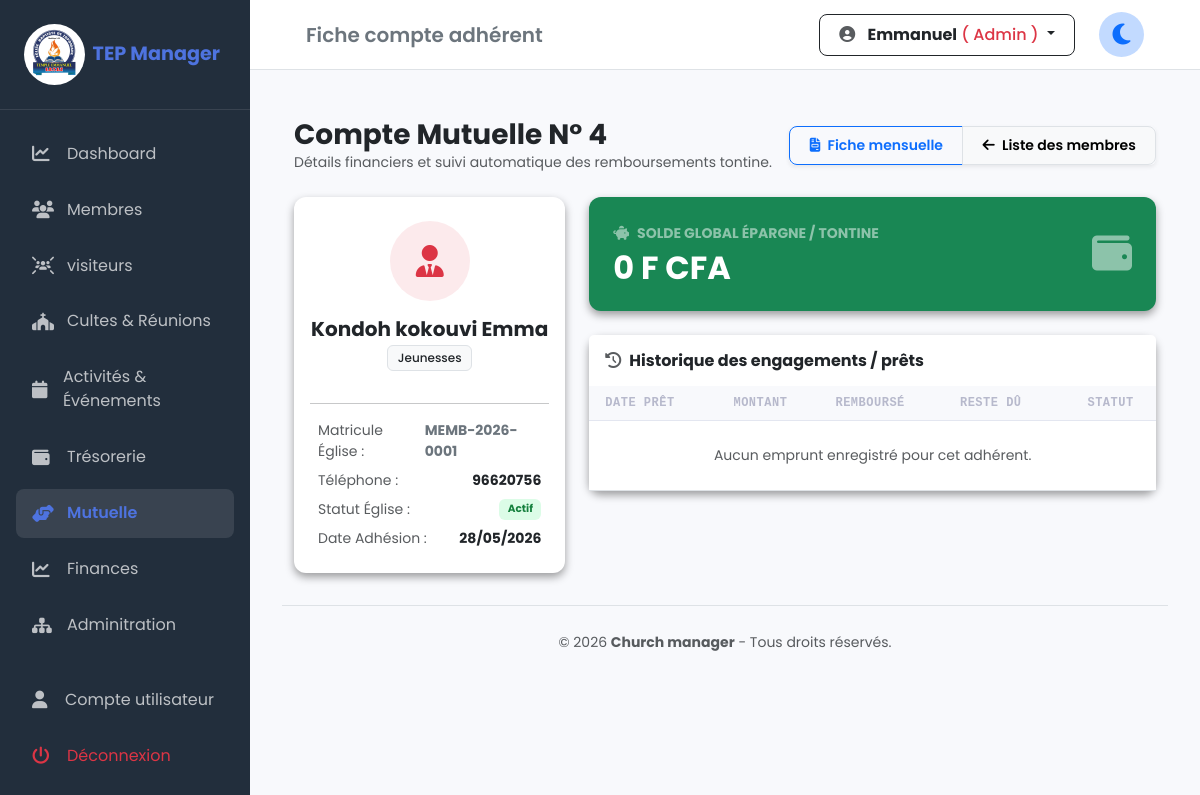
Page /mutuelle/profil_compte.php?id=4 (signed in) on the committed database.
### tables this page shows
CREATE TABLE IF NOT EXISTS `mutuelle_comptes` (
  `id` int NOT NULL AUTO_INCREMENT,
  `membre_id` int NOT NULL,
  `date_adhesion` date NOT NULL,
  `mise_journaliere` decimal(15,2) NOT NULL DEFAULT '0.00',
  `frais_tenue_mensuel` decimal(15,2) GENERATED ALWAYS AS ((`mise_journaliere` / 2)) STORED,
  `solde_tontine` decimal(15,2) DEFAULT '0.00',
  `solde_social` decimal(15,2) DEFAULT '0.00',
  `statut` enum('ACTIF','INACTIF','SUSPENDU') DEFAULT 'ACTIF',
  `created_at` timestamp NULL DEFAULT CURRENT_TIMESTAMP,
  PRIMARY KEY (`id`),
  UNIQUE KEY `unique_membre` (`membre_id`)
);

CREATE TABLE IF NOT EXISTS `membres` (
  `id` int NOT NULL AUTO_INCREMENT,
  `matricule` varchar(20) NOT NULL,
  `nom` varchar(100) NOT NULL,
  `prenoms` varchar(150) NOT NULL,
  `sexe` enum('Masculin','Feminin') NOT NULL,
  `date_naissance` date DEFAULT NULL,
  `lieu_naissance` varchar(100) DEFAULT NULL,
  `profession` varchar(100) DEFAULT NULL,
  `eglise_provenance` varchar(150) DEFAULT NULL,
  `date_arrivee` date DEFAULT NULL,
  `baptise` tinyint(1) DEFAULT '0',
  `date_bapteme` date DEFAULT NULL,
  `lieu_bapteme` varchar(150) DEFAULT NULL,
  `engagement_moral` tinyint(1) DEFAULT '0',
  `groupe_action` enum('Hommes','Femmes','Jeunesses','Enfants') DEFAULT NULL,
  `qualite` enum('Membre','Ami','Enfant') DEFAULT NULL,
  `statut_membre` enum('Actif','Inactif','Abandon','Depart') DEFAULT 'Actif',
  `telephone1` varchar(20) DEFAULT NULL,
  `telephone2` varchar(20) DEFAULT NULL,
  `email` varchar(100) DEFAULT NULL,
  `quartier` varchar(100) DEFAULT NULL,
  `situation_matrimoniale` enum('Marié(e)','Célibataire','Veuf(ve)','Divorcé(e)') DEFAULT 'Célibataire',
  `date_mariage` date DEFAULT NULL,
  `lieu_mariage` varchar(150) DEFAULT NULL,
  `nom_conjoint` varchar(200) DEFAULT NULL,
  `nombre_enfants` int DEFAULT '0',
  `photo` varchar(255) DEFAULT NULL,
  `commentaire` text,
  `date_enregistrement` timestamp NULL DEFAULT CURRENT_TIMESTAMP,
  `utilisateur_id` int DEFAULT NULL,
  PRIMARY KEY (`id`),
  UNIQUE KEY `matricule` (`matricule`),
  KEY `utilisateur_id` (`utilisateur_id`)
);

### mutuelle/profil_compte.php (the view, shortened to what this page needs)
<?php
require_once "../config/database.php";
$compte_id = isset($_GET['id']) ? (int)$_GET['id'] : 0;
try {
    $sql = "SELECT mc.*, m.matricule, m.nom, m.prenoms, m.telephone1, m.groupe_action, m.statut_membre
            FROM mutuelle_comptes mc
            JOIN membres m ON mc.membre_id = m.id
            WHERE mc.id = :id";
    $stmt = $pdo->prepare($sql);
    $stmt->execute(['id' => $compte_id]);
    $compte = $stmt->fetch();
    $prets = $pdo->prepare("SELECT * FROM mutuelle_prets WHERE compte_id = :id ORDER BY date_pret DESC");
    $prets->execute(['id' => $compte_id]);
    $liste_prets = $prets->fetchAll();
} catch (PDOException $e) {
    die("Erreur de base de données : " . $e->getMessage());
}
require_once '../includes/header.php';
?>
<div class="container mt-4">
    <div class="d-flex flex-column flex-sm-row justify-content-between align-items-start align-items-sm-center gap-2 mb-4">
        <div>
            <h3 class="fw-bold text-dark m-0">Compte Mutuelle N° <?= htmlspecialchars($compte['matricule_mutuelle'] ?? $compte['id']) ?></h3>
            <p class="text-muted small mb-0">Détails financiers et suivi automatique des remboursements tontine.</p>
        </div>
        <div class="btn-group shadow-sm">
            <a href="fiche_mensuelle.php?compte_id=<?= $compte_id ?>" class="btn btn-outline-primary btn-sm fw-semibold">
                <i class="fa-solid fa-file-invoice me-1"></i> Fiche mensuelle
            </a>
            <a href="membres_mutuelle.php" class="btn btn-light btn-sm border fw-semibold">
                <i class="fa-solid fa-arrow-left me-1"></i> Liste des membres
            </a>
        </div>
    </div>
    <div class="row g-4">
        <div class="col-lg-4">
            <div class="card border-0 shadow-sm h-100">
                <div class="card-body text-center pt-4">
                    <div class="rounded-circle bg-danger bg-opacity-10 text-danger mx-auto d-flex align-items-center justify-content-center mb-3" style="width: 80px; height: 80px;">
                        <i class="fa-solid fa-user-tie fa-2x"></i>
                    </div>
                    <h5 class="fw-bold mb-1"><?= htmlspecialchars($compte['nom'] . ' ' . $compte['prenoms']) ?></h5>
                    <span class="badge bg-light text-dark border mb-3"><?= htmlspecialchars($compte['groupe_action'] ?? 'Aucun groupe') ?></span>
                    <hr class="opacity-25">
                    <div class="text-start small px-2">
                        <div class="mb-2 d-flex justify-content-between">
                            <span class="text-muted">Matricule Église :</span>
                            <span class="fw-bold text-secondary"><?= htmlspecialchars($compte['matricule']) ?></span>
                        </div>
                        <div class="mb-2 d-flex justify-content-between">
                            <span class="text-muted">Téléphone :</span>
                            <span class="fw-bold"><?= htmlspecialchars($compte['telephone1'] ?? 'Non renseigné') ?></span>
                        </div>
                        <div class="mb-2 d-flex justify-content-between">
                            <span class="text-muted">Statut Église :</span>
                            <span class="badge bg-success-subtle text-success fw-bold"><?= htmlspecialchars($compte['statut_membre'] ?? 'Fidèle') ?></span>
                        </div>
                        <div class="mb-2 d-flex justify-content-between">
                            <span class="text-muted">Date Adhésion :</span>
                            <span class="fw-bold"><?= date('d/m/Y', strtotime($compte['date_adhesion'])) ?></span>
                        </div>
                    </div>
                </div>
            </div>
        </div>
        <div class="col-lg-8">
            <div class="card border-0 shadow-sm bg-success text-white mb-4">
                <div class="card-body p-4 d-flex justify-content-between align-items-center">
                    <div>
                        <small class="text-white-50 text-uppercase fw-bold small"><i class="fa-solid fa-piggy-bank me-2"></i>Solde Global Épargne / Tontine</small>
                        <h2 class="fw-bold m-0 mt-1"><?= number_format($compte['solde_tontine'], 0, ',', ' ') ?> F CFA</h2>
                    </div>
                    <div class="opacity-50 display-6 d-none d-sm-block">
                        <i class="fa-solid fa-wallet"></i>
                    </div>
                </div>
            </div>
            <div class="card border-0 shadow-sm">
                <div class="card-header bg-white border-0 py-3">
                    <h6 class="fw-bold text-dark mb-0"><i class="fa-solid fa-clock-rotate-left me-2 text-muted"></i>Historique des engagements / prêts</h6>
                </div>
                <div class="card-body p-0">
                    <div class="table-responsive">
                        <table class="table table-hover align-middle mb-0">
                            <thead class="table-light small text-uppercase font-monospace text-secondary">
                                <tr>
                                    <th class="ps-3">Date Prêt</th>
                                    <th>Montant</th>
                                    <th>Remboursé</th>
                                    <th>Reste dû</th>
                                    <th class="text-center">Statut</th>
                                </tr>
                            </thead>
                            <tbody>
                                <?php if(empty($liste_prets)): ?>
                                    <tr>
                                        <td colspan="5" class="text-center py-4 text-muted small">Aucun emprunt enregistré pour cet adhérent.</td>
                                    </tr>
                                <?php endif; ?>
                            </tbody>
                        </table>
                    </div>
                </div>
            </div>
        </div>
    </div>
</div>
<?php require_once '../includes/footer.php'; ?>

### assets/css/style.css (style rules this page uses)
:root { --primary-color: #4e73df; --secondary-color: #858796; --success-color: #1cc88a; --bg-light: #f8f9fc; --sidebar-bg: #222e3c; --sidebar-width: 250px; --topbar-height: 70px; --transition: all 0.3s ease; }
body { font-family: 'Poppins', sans-serif; background-color: var(--bg-light); color: #333; margin: 0; overflow-x: hidden; }
.card { border-radius: 12px; border: none; transition: transform 0.3s ease-in-out; }
.card.shadow-sm { box-shadow: 0 .25rem .5rem rgba(0,0,0,.375) !important; }
.table thead th { background-color: #f8f9fc; text-transform: uppercase; font-size: 0.75rem; letter-spacing: 0.5px; font-weight: 600; color: #b7b9cc; border-bottom: 1px solid #e3e6f0; }
.table tbody td { padding: 1rem 0.75rem; color: #5a5c69; }
.badge { padding: 0.5em 0.8em; font-weight: 500; }
.bg-success-subtle { background-color: #dcfce7 !important; color: #15803d !important; }
.btn { border-radius: 8px; padding: 0.5rem 1.2rem; gap : 2px; font-weight: 500; }

### includes/header.php (style rules this page uses)
body { transition: background-color 0.5s ease, color 0.5s ease; }

### rows in the picture
mutuelle_comptes: id "4", membre.prenoms "Kondoh kokouvi Emma", membre.groupe_action "Jeunesses", membre.matricule "MEMB-2026-0001", membre.telephone1 "96620756", membre.statut_membre "Actif", date_adhesion "28/05/2026", solde_tontine "0"

### other values in the picture
$titre_barre "Fiche compte adhérent"
$_SESSION['user_nom'] "Emmanuel"
$_SESSION['user_role_nom'] "Admin"
